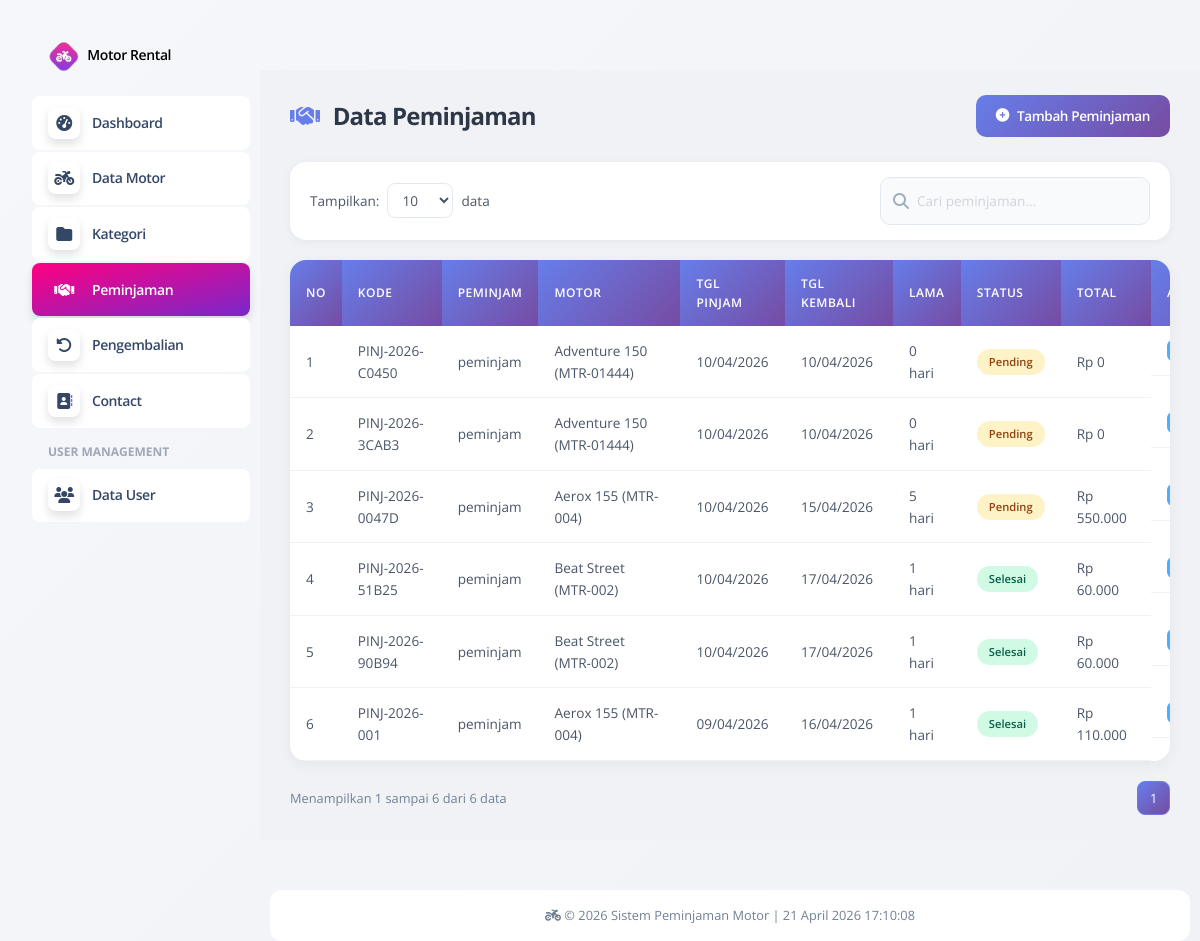
/backend/admin/pages/peminjaman/index.php (signed in), run on the app's committed database.
### tables this page shows
CREATE TABLE `peminjaman` (
  `id` int NOT NULL,
  `kode_peminjaman` varchar(20) NOT NULL,
  `slug` varchar(100) DEFAULT NULL,
  `user_id` int NOT NULL,
  `barang_id` int NOT NULL,
  `jumlah` int DEFAULT '1',
  `tgl_pinjam` date NOT NULL,
  `tgl_kembali_rencana` date NOT NULL,
  `tgl_kembali_aktual` date DEFAULT NULL,
  `lama_pinjam` int DEFAULT NULL,
  `status` enum('pending','disetujui','ditolak','dipinjam','selesai','terlambat') DEFAULT 'pending',
  `total_harga` decimal(15,2) DEFAULT NULL,
  `keterangan` text,
  `kondisi` enum('baik','rusak_ringan','rusak_berat') DEFAULT 'baik',
  `denda` decimal(15,2) DEFAULT '0.00',
  `keterangan_pengembalian` text,
  `tgl_pengembalian_input` timestamp NULL DEFAULT NULL,
  `created_at` timestamp NULL DEFAULT CURRENT_TIMESTAMP,
  `updated_at` timestamp NULL DEFAULT CURRENT_TIMESTAMP ON UPDATE CURRENT_TIMESTAMP
);

CREATE TABLE `users` (
  `id` int NOT NULL,
  `username` varchar(50) NOT NULL,
  `password` varchar(255) NOT NULL,
  `role` enum('admin','petugas','peminjam') NOT NULL,
  `nama_lengkap` varchar(100) DEFAULT NULL,
  `email` varchar(100) DEFAULT NULL,
  `no_telp` varchar(20) DEFAULT NULL,
  `alamat` text,
  `created_at` timestamp NULL DEFAULT CURRENT_TIMESTAMP
);

CREATE TABLE `barang` (
  `id` int NOT NULL,
  `kode_barang` varchar(20) NOT NULL,
  `slug` varchar(100) DEFAULT NULL,
  `kategori_id` int NOT NULL,
  `nama_barang` varchar(100) NOT NULL,
  `merk` varchar(50) DEFAULT NULL,
  `tahun` int DEFAULT NULL,
  `stok` int DEFAULT '1',
  `jumlah_tersedia` int DEFAULT '1',
  `jumlah` int DEFAULT '1',
  `status` enum('tersedia','dipinjam','rusak','hilang') DEFAULT 'tersedia',
  `harga_sewa_perhari` decimal(10,2) NOT NULL,
  `deskripsi` text,
  `created_at` timestamp NULL DEFAULT CURRENT_TIMESTAMP
);

### backend/admin/pages/peminjaman/index.php (the view, shortened to what this page needs)
<?php
include '../../partials/header.php';
include '../../partials/sidebar.php';
include '../../app.php';
$limit = isset($_GET['limit']) ? (int)$_GET['limit'] : 10;
$page_current = isset($_GET['page']) ? (int)$_GET['page'] : 1;
$offset = ($page_current - 1) * $limit;
$search = isset($_GET['search']) ? mysqli_real_escape_string($connect, $_GET['search']) : '';
$where_conditions = [];
$where_sql = !empty($where_conditions) ? "WHERE " . implode(" AND ", $where_conditions) : "";
$q_total = mysqli_query($connect, "SELECT COUNT(*) as total
    FROM peminjaman p
    LEFT JOIN users u ON p.user_id = u.id
    LEFT JOIN barang b ON p.barang_id = b.id
    $where_sql");
$total_data = mysqli_fetch_assoc($q_total)['total'];
$total_pages = ceil($total_data / $limit);
$q_peminjaman = mysqli_query($connect, "SELECT p.*, u.username, u.nama_lengkap, b.nama_barang, b.kode_barang
    FROM peminjaman p
    LEFT JOIN users u ON p.user_id = u.id
    LEFT JOIN barang b ON p.barang_id = b.id
    $where_sql
    ORDER BY p.id DESC
    LIMIT $offset, $limit");
?>
<div id="main">
    <div class="page-header">
        <h2><i class="fas fa-handshake me-2"></i> Data Peminjaman</h2>
        <a href="create.php" class="btn-add">
            <i class="fas fa-plus-circle"></i> Tambah Peminjaman
        </a>
    </div>
    <div class="filter-bar">
        <div class="show-entries">
            <label>Tampilkan:</label>
            <select id="limit-select" class="form-select-sm">
                <option value="10" <?= $limit == 10 ? 'selected' : '' ?>>10</option>
            </select>
            <span>data</span>
        </div>
        <div class="search-box">
            <i class="fas fa-search"></i>
            <input type="text" id="search-input" placeholder="Cari peminjaman..." value="<?= htmlspecialchars($search) ?>">
        </div>
    </div>
    <div class="table-container">
        <table class="table-peminjaman">
            <thead>
                <tr>
                    <th>NO</th>
                    <th>KODE</th>
                    <th>PEMINJAM</th>
                    <th>MOTOR</th>
                    <th>TGL PINJAM</th>
                    <th>TGL KEMBALI</th>
                    <th>LAMA</th>
                    <th>STATUS</th>
                    <th>TOTAL</th>
                    <th>AKSI</th>
                </tr>
            </thead>
            <tbody>
                <?php if (mysqli_num_rows($q_peminjaman) > 0): ?>
                    <?php $no = $offset + 1;
                    while ($row = mysqli_fetch_assoc($q_peminjaman)): ?>
                        <tr>
                            <td><?= $no++ ?></td>
                            <td><span class="badge-secondary"><?= htmlspecialchars($row['kode_peminjaman']) ?></span></td>
                            <td><?= htmlspecialchars($row['username']) ?></td>
                            <td><?= htmlspecialchars($row['nama_barang']) ?> (<?= htmlspecialchars($row['kode_barang']) ?>)</small></td>
                            <td><?= date('d/m/Y', strtotime($row['tgl_pinjam'])) ?></td>
                            <td><?= date('d/m/Y', strtotime($row['tgl_kembali_rencana'])) ?></td>
                            <td><?= $row['lama_pinjam'] ?> hari</small></td>
                            <td><span class="status-badge status-<?= $row['status'] ?>"><?= ucfirst($row['status']) ?></span></td>
                            <td>Rp <?= number_format($row['total_harga'] ?? 0, 0, ',', '.') ?></td>
                            <td class="action-buttons">
                                <a href="detail.php?id=<?= $row['id'] ?>" class="btn-detail" title="Detail">
                                </a>
                            </td>
                        </tr>
                    <?php endwhile; ?>
                <?php endif; ?>
            </tbody>
        </table>
    </div>
    <?php if ($total_data > 0): ?>
        <div class="pagination-info">
            <div class="data-info">Menampilkan <?= min($offset + 1, $total_data) ?> sampai <?= min($offset + $limit, $total_data) ?> dari <?= $total_data ?> data</div>
            <div class="pagination">
                <?php for ($i = max(1, $page_current - 2); $i <= min($total_pages, $page_current + 2); $i++): ?>
                    <a href="?page=<?= $i ?>&limit=<?= $limit ?>&search=<?= urlencode($search) ?>" class="page-link <?= $i == $page_current ? 'active' : '' ?>"><?= $i ?></a>
                <?php endfor; ?>
            </div>
        </div>
    <?php endif; ?>
</div>
<?php include '../../partials/footer.php';
include '../../partials/script.php'; ?>

### backend/admin/pages/peminjaman/index.php (style rules this page uses)
* { margin: 0; padding: 0; box-sizing: border-box; }
body { background: linear-gradient(135deg, #f5f7fa 0%, #f0f2f5 100%); font-family: 'Inter', 'Segoe UI', sans-serif; overflow-x: hidden; }
#main { margin-left: 260px; margin-top: 70px; padding: 25px 30px; width: calc(100% - 260px); min-height: calc(100vh - 70px); transition: all 0.3s ease; background: #f0f2f5; }
.page-header { display: flex; justify-content: space-between; align-items: center; margin-bottom: 25px; flex-wrap: wrap; gap: 15px; }
.page-header h2 { font-size: 1.5rem; font-weight: 700; color: #2d3748; margin: 0; }
.page-header h2 i { color: #667eea; }
.btn-add { background: linear-gradient(135deg, #667eea 0%, #764ba2 100%); color: white; padding: 10px 20px; border-radius: 10px; text-decoration: none; font-weight: 600; font-size: 0.85rem; transition: all 0.3s ease; display: inline-flex; align-items: center; gap: 8px; }
.filter-bar { background: white; border-radius: 16px; padding: 15px 20px; margin-bottom: 20px; display: flex; justify-content: space-between; align-items: center; flex-wrap: wrap; gap: 15px; box-shadow: 0 2px 10px rgba(0, 0, 0, 0.05); }
.show-entries { display: flex; align-items: center; gap: 8px; font-size: 0.85rem; color: #4a5568; }
.form-select-sm { padding: 6px 10px; border: 1px solid #e2e8f0; border-radius: 8px; background: white; font-size: 0.85rem; cursor: pointer; }
.search-box { display: flex; align-items: center; background: #f8fafc; border: 1px solid #e2e8f0; border-radius: 10px; padding: 6px 12px; }
.search-box i { color: #a0aec0; margin-right: 8px; }
.search-box input { border: none; background: transparent; padding: 6px 0; width: 220px; font-size: 0.85rem; outline: none; }
.table-container { background: white; border-radius: 16px; overflow-x: auto; box-shadow: 0 4px 15px rgba(0, 0, 0, 0.05); }
.table-peminjaman { width: 100%; border-collapse: collapse; font-size: 0.85rem; min-width: 1000px; }
.table-peminjaman thead th { background: linear-gradient(135deg, #667eea 0%, #764ba2 100%); color: white; padding: 14px 16px; font-weight: 600; font-size: 0.75rem; text-transform: uppercase; letter-spacing: 0.5px; text-align: left; }
.table-peminjaman thead th:first-child { border-radius: 12px 0 0 0; }
.table-peminjaman thead th:last-child { border-radius: 0 12px 0 0; }
.table-peminjaman tbody td { padding: 14px 16px; border-bottom: 1px solid #f0f2f5; vertical-align: middle; color: #4a5568; }
.status-badge { padding: 4px 12px; border-radius: 20px; font-size: 0.7rem; font-weight: 600; display: inline-block; }
.status-pending { background: #fef3c7; color: #92400e; }
.status-selesai { background: #d1fae5; color: #065f46; }
.action-buttons { display: flex; gap: 8px; }
.btn-detail, .btn-approve, .btn-return, .btn-delete { padding: 5px 10px; border-radius: 6px; font-size: 0.7rem; display: inline-flex; align-items: center; gap: 5px; text-decoration: none; transition: all 0.2s; }
.btn-detail { background: #4facfe; color: white; }
.pagination-info { display: flex; justify-content: space-between; align-items: center; margin-top: 20px; flex-wrap: wrap; gap: 15px; }
.data-info { font-size: 0.8rem; color: #718096; }
.pagination { display: flex; gap: 6px; flex-wrap: wrap; }
.page-link { padding: 6px 12px; background: white; border: 1px solid #e2e8f0; border-radius: 8px; text-decoration: none; font-size: 0.8rem; color: #4a5568; transition: all 0.2s; }
.page-link.active { background: linear-gradient(135deg, #667eea 0%, #764ba2 100%); border-color: #667eea; color: white; }

### data on the page
peminjaman: kode_peminjaman "PINJ-2026-C0450", user.username "peminjam", barang.nama_barang "Adventure 150", barang.kode_barang "MTR-01444", tgl_pinjam "10/04/2026", tgl_kembali_rencana "10/04/2026", lama_pinjam "0", status "Pending", total_harga "0"
peminjaman: kode_peminjaman "PINJ-2026-3CAB3", user.username "peminjam", barang.nama_barang "Adventure 150", barang.kode_barang "MTR-01444", tgl_pinjam "10/04/2026", tgl_kembali_rencana "10/04/2026", lama_pinjam "0", status "Pending", total_harga "0"
peminjaman: kode_peminjaman "PINJ-2026-0047D", user.username "peminjam", barang.nama_barang "Aerox 155", barang.kode_barang "MTR-004", tgl_pinjam "10/04/2026", tgl_kembali_rencana "15/04/2026", lama_pinjam "5", status "Pending", total_harga "550.000"
peminjaman: kode_peminjaman "PINJ-2026-51B25", user.username "peminjam", barang.nama_barang "Beat Street", barang.kode_barang "MTR-002", tgl_pinjam "10/04/2026", tgl_kembali_rencana "17/04/2026", lama_pinjam "1", status "Selesai", total_harga "60.000"
peminjaman: kode_peminjaman "PINJ-2026-90B94", user.username "peminjam", barang.nama_barang "Beat Street", barang.kode_barang "MTR-002", tgl_pinjam "10/04/2026", tgl_kembali_rencana "17/04/2026", lama_pinjam "1", status "Selesai", total_harga "60.000"
peminjaman: kode_peminjaman "PINJ-2026-001", user.username "peminjam", barang.nama_barang "Aerox 155", barang.kode_barang "MTR-004", tgl_pinjam "09/04/2026", tgl_kembali_rencana "16/04/2026", lama_pinjam "1", status "Selesai", total_harga "110.000"

### other printed values
min($offset + 1, $total_data) "1"
min($offset + $limit, $total_data) "6"
$total_data "6"
